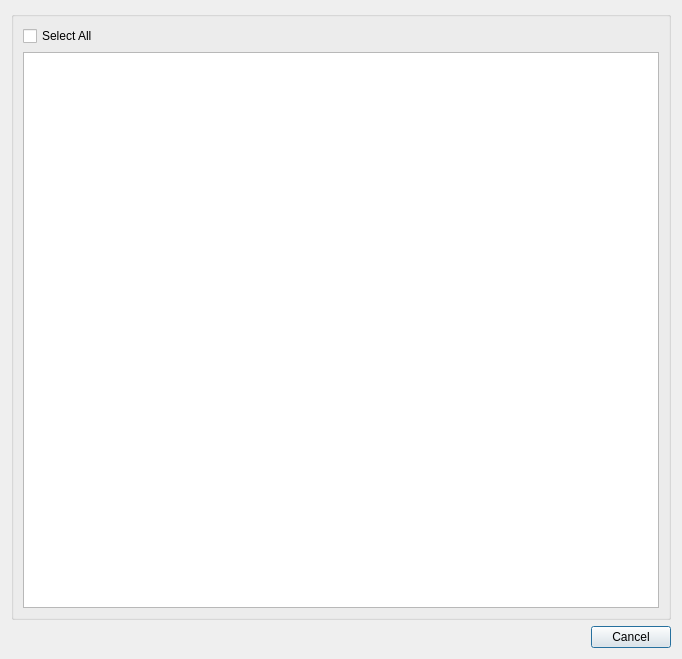
<?xml version="1.0" encoding="UTF-8"?>
<ui version="4.0">
 <class>VcsBase::Internal::CleanDialog</class>
 <widget class="QDialog" name="VcsBase::Internal::CleanDialog">
  <property name="geometry">
   <rect>
    <x>0</x>
    <y>0</y>
    <width>682</width>
    <height>659</height>
   </rect>
  </property>
  <property name="windowTitle">
   <string>Clean Repository</string>
  </property>
  <layout class="QVBoxLayout" name="verticalLayout_2">
   <item>
    <widget class="QGroupBox" name="groupBox">
     <layout class="QVBoxLayout" name="verticalLayout">
      <item>
       <widget class="QCheckBox" name="selectAllCheckBox">
        <property name="text">
         <string>Select All</string>
        </property>
       </widget>
      </item>
      <item>
       <widget class="QTreeView" name="filesTreeView"/>
      </item>
     </layout>
    </widget>
   </item>
   <item>
    <widget class="QDialogButtonBox" name="buttonBox">
     <property name="orientation">
      <enum>Qt::Horizontal</enum>
     </property>
     <property name="standardButtons">
      <set>QDialogButtonBox::Cancel</set>
     </property>
    </widget>
   </item>
  </layout>
 </widget>
 <resources/>
 <connections>
  <connection>
   <sender>buttonBox</sender>
   <signal>accepted()</signal>
   <receiver>VcsBase::Internal::CleanDialog</receiver>
   <slot>accept()</slot>
   <hints>
    <hint type="sourcelabel">
     <x>257</x>
     <y>649</y>
    </hint>
    <hint type="destinationlabel">
     <x>157</x>
     <y>274</y>
    </hint>
   </hints>
  </connection>
  <connection>
   <sender>buttonBox</sender>
   <signal>rejected()</signal>
   <receiver>VcsBase::Internal::CleanDialog</receiver>
   <slot>reject()</slot>
   <hints>
    <hint type="sourcelabel">
     <x>325</x>
     <y>649</y>
    </hint>
    <hint type="destinationlabel">
     <x>286</x>
     <y>274</y>
    </hint>
   </hints>
  </connection>
 </connections>
</ui>
